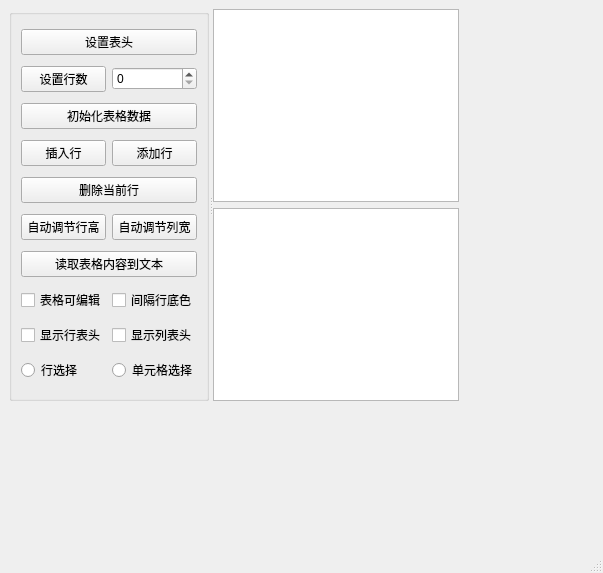
<?xml version="1.0" encoding="UTF-8"?>
<ui version="4.0">
 <class>MainWindow</class>
 <widget class="QMainWindow" name="MainWindow">
  <property name="geometry">
   <rect>
    <x>0</x>
    <y>0</y>
    <width>603</width>
    <height>573</height>
   </rect>
  </property>
  <property name="windowTitle">
   <string>MainWindow</string>
  </property>
  <widget class="QWidget" name="centralWidget">
   <widget class="QSplitter" name="splitter">
    <property name="geometry">
     <rect>
      <x>9</x>
      <y>9</y>
      <width>450</width>
      <height>392</height>
     </rect>
    </property>
    <property name="orientation">
     <enum>Qt::Horizontal</enum>
    </property>
    <widget class="QGroupBox" name="groupBox">
     <property name="focusPolicy">
      <enum>Qt::NoFocus</enum>
     </property>
     <property name="contextMenuPolicy">
      <enum>Qt::DefaultContextMenu</enum>
     </property>
     <property name="title">
      <string/>
     </property>
     <property name="flat">
      <bool>false</bool>
     </property>
     <property name="checkable">
      <bool>false</bool>
     </property>
     <layout class="QGridLayout" name="gridLayout">
      <item row="0" column="0" colspan="2">
       <widget class="QPushButton" name="btnSetHeader">
        <property name="text">
         <string>设置表头</string>
        </property>
       </widget>
      </item>
      <item row="1" column="1">
       <widget class="QSpinBox" name="spinBox"/>
      </item>
      <item row="1" column="0">
       <widget class="QPushButton" name="pushButton_2">
        <property name="text">
         <string>设置行数</string>
        </property>
       </widget>
      </item>
      <item row="4" column="0" colspan="2">
       <widget class="QPushButton" name="btnDelCurRow">
        <property name="text">
         <string>删除当前行</string>
        </property>
       </widget>
      </item>
      <item row="5" column="1">
       <widget class="QPushButton" name="pushButton_8">
        <property name="text">
         <string>自动调节列宽</string>
        </property>
       </widget>
      </item>
      <item row="5" column="0">
       <widget class="QPushButton" name="pushButton_7">
        <property name="text">
         <string>自动调节行高</string>
        </property>
       </widget>
      </item>
      <item row="3" column="1">
       <widget class="QPushButton" name="btnAppendRow">
        <property name="text">
         <string>添加行</string>
        </property>
       </widget>
      </item>
      <item row="2" column="0" colspan="2">
       <widget class="QPushButton" name="btnIniData">
        <property name="text">
         <string>初始化表格数据</string>
        </property>
       </widget>
      </item>
      <item row="7" column="0">
       <widget class="QCheckBox" name="chkBoxTabEditable">
        <property name="text">
         <string>表格可编辑</string>
        </property>
       </widget>
      </item>
      <item row="9" column="0">
       <widget class="QRadioButton" name="rBtnSelectRow">
        <property name="text">
         <string>行选择</string>
        </property>
       </widget>
      </item>
      <item row="7" column="1">
       <widget class="QCheckBox" name="chkBoxRowColor">
        <property name="text">
         <string>间隔行底色</string>
        </property>
       </widget>
      </item>
      <item row="8" column="0">
       <widget class="QCheckBox" name="chkBoxHeaderH">
        <property name="text">
         <string>显示行表头</string>
        </property>
       </widget>
      </item>
      <item row="3" column="0">
       <widget class="QPushButton" name="btnInsertRow">
        <property name="text">
         <string>插入行</string>
        </property>
       </widget>
      </item>
      <item row="6" column="0" colspan="2">
       <widget class="QPushButton" name="btnReadToEdit">
        <property name="text">
         <string>读取表格内容到文本</string>
        </property>
       </widget>
      </item>
      <item row="8" column="1">
       <widget class="QCheckBox" name="chkBoxHeaderV">
        <property name="text">
         <string>显示列表头</string>
        </property>
       </widget>
      </item>
      <item row="9" column="1">
       <widget class="QRadioButton" name="rBtnSelectItem">
        <property name="text">
         <string>单元格选择</string>
        </property>
       </widget>
      </item>
     </layout>
    </widget>
    <widget class="QWidget" name="layoutWidget">
     <layout class="QVBoxLayout" name="verticalLayout">
      <item>
       <widget class="QTableWidget" name="tableInfo"/>
      </item>
      <item>
       <widget class="QPlainTextEdit" name="plainTextEdit"/>
      </item>
     </layout>
    </widget>
   </widget>
  </widget>
  <widget class="QMenuBar" name="menubar">
   <property name="geometry">
    <rect>
     <x>0</x>
     <y>0</y>
     <width>603</width>
     <height>22</height>
    </rect>
   </property>
  </widget>
  <widget class="QStatusBar" name="statusBar">
   <property name="layoutDirection">
    <enum>Qt::LeftToRight</enum>
   </property>
   <property name="autoFillBackground">
    <bool>false</bool>
   </property>
   <property name="sizeGripEnabled">
    <bool>true</bool>
   </property>
  </widget>
 </widget>
 <resources/>
 <connections/>
</ui>
